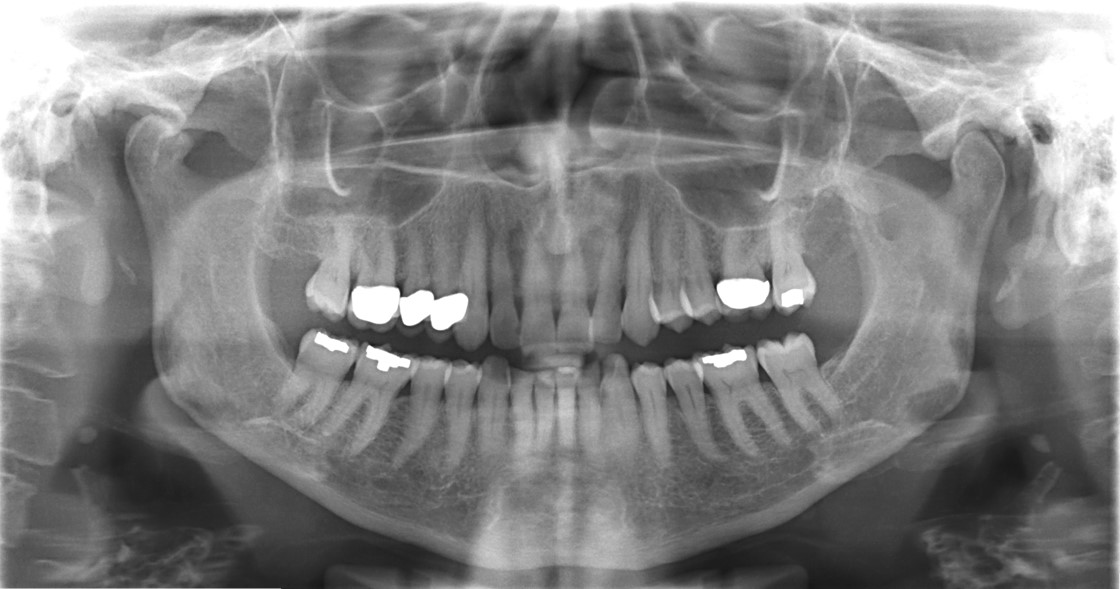
#> input picture data/images/100.jpg, 1120 x 589 px; its folder holds only this picture in this run
$ python click_and_score.py   (older library calls are emulated)
#> lines starting #> are read from the running program, lines starting #| are printed output that depends on the picture

# NOTE ON SCALE:
# ----------------
# These images are JPEG/PNG exports without DICOM calibration metadata.
# That means we cannot recover the true physical centimeters of the anatomy.
#
# In this project, we estimate scale in two steps:
#   1. If the image has a trustworthy DPI in its metadata (e.g. >= 150 DPI),
#      we use it to convert pixels -> inches -> centimeters.
#   2. Otherwise, we assume a typical panoramic sensor width of 26 cm.
#
# The scoring rubric (1–5 for each column) depends on RELATIVE asymmetry
# and deviations, not on exact millimeter precision, so this approximate
# scale is sufficient for the intended use of this tool.
import cv2  # type: ignore
import numpy as np
from pathlib import Path
import csv
from PIL import Image  # add this to your imports


# ===============================
# SCALE CONFIG
# ===============================

DEFAULT_IMAGE_WIDTH_CM = 26.0   # assumed pano width if no trusted DPI
MIN_TRUSTED_DPI = 150           # below this we treat DPI as "screen" / untrusted

# [33 lines left out: function suggest_upper_midline_x, not called in this run]


def estimate_px_per_cm(image_path: Path, img_width_px: int) -> float:
    """
    Estimate how many pixels ≈ 1 cm for this panoramic image.

    Strategy:
    1) Try to read a *trusted* DPI value from the image metadata.
       - Many clinical images are exported at 200–300 DPI or higher.
       - Screen-like DPIs (72, 96) are ignored because they're not true acquisition DPI.
    2) If DPI is trusted, compute cm from: width_inch = pixels / DPI, then cm = inch * 2.54.
    3) If DPI is missing or looks untrusted, fall back to a typical pano width
       (DEFAULT_IMAGE_WIDTH_CM, e.g. 26 cm).

    NOTE:
    With JPEG/PNG exports only (no DICOM, no scale bar), we cannot recover
    exact real-world centimeters. This function provides a consistent
    *approximate* scale that is sufficient for relative scoring.
    """
    width_cm = None

    # Try EXIF DPI first
    try:
        with Image.open(image_path) as pil_img:
            dpi = pil_img.info.get("dpi", None)
            if dpi is not None and dpi[0] >= MIN_TRUSTED_DPI:
                dpi_x = dpi[0]
                width_inch = img_width_px / dpi_x
                width_cm = width_inch * 2.54
    except Exception as e:
        print(f"[INFO] Could not read DPI from {image_path}: {e}")

    # Fallback: assume a typical pano sensor width
    if width_cm is None:
        width_cm = DEFAULT_IMAGE_WIDTH_CM

    return img_width_px / width_cm


# ===============================
# PROJECT PATHS
# ===============================

try:
    PROJECT_ROOT = Path(__file__).resolve().parent
except NameError:
    PROJECT_ROOT = Path.cwd().resolve()

DATA_DIR = PROJECT_ROOT / "data" / "images"
RESULTS_DIR = PROJECT_ROOT / "results" / "overlays"
RESULTS_DIR.mkdir(parents=True, exist_ok=True)
SCORES_CSV = PROJECT_ROOT / "results" / "scores.csv"


# ===============================
# HELPER FUNCTIONS (SCORING)
# ===============================

# [86 lines left out: functions score_bone_balance, score_upper_midline_position, score_upper_lower_alignment, not called in this run]
def suggest_midline_x_in_band(img: np.ndarray,
                              top_frac: float,
                              bottom_frac: float) -> int:
    """
    Generic helper:
      - takes a vertical band [top_frac, bottom_frac] of the image
      - finds the x where left/right halves are most symmetric
    """
    h, w = img.shape[:2]
    gray = cv2.cvtColor(img, cv2.COLOR_BGR2GRAY)
    gray_blur = cv2.GaussianBlur(gray, (9, 9), 0)

    top = int(h * top_frac)
    bottom = int(h * bottom_frac)
    if bottom <= top:
        top = 0
        bottom = h

    band = gray_blur[top:bottom, :]

    center = w // 2
    window = 80
    best_x = center
    best_score = 1e9

    for x in range(center - window, center + window + 1):
        if x <= 0 or x >= w:
            continue

        left = band[:, :x]
        right = band[:, x:]
        right_flipped = cv2.flip(right, 1)

        min_width = min(left.shape[1], right_flipped.shape[1])
        if min_width < 40:
            continue

        left_crop = left[:, :min_width]
        right_crop = right_flipped[:, :min_width]
        diff = np.mean(np.abs(left_crop - right_crop))

        if diff < best_score:
            best_score = diff
            best_x = x

    return int(best_x)


def suggest_lines_and_endpoints(img):
    """
    Heuristic hints for:
      - upper midline x
      - lower midline x
      - left bone endpoint (x, y)
      - right bone endpoint (x, y)

    These are ONLY visual hints, not used in scoring.
    """
    h, w = img.shape[:2]

    # upper midline: band slightly above image center
    upper_x = suggest_midline_x_in_band(img, top_frac=0.25, bottom_frac=0.55)

    # lower midline: band slightly below image center
    lower_x = suggest_midline_x_in_band(img, top_frac=0.50, bottom_frac=0.85)

    # very coarse bone endpoints
    y_bone = int(h * 0.35)
    left_x = int(w * 0.12)
    right_x = int(w * 0.88)

    left_pt = (left_x, y_bone)
    right_pt = (right_x, y_bone)

    return upper_x, lower_x, left_pt, right_pt

# [80 lines of commented-out code are left out]

def click_and_score_image(image_path: Path, debug=True):
    img = cv2.imread(str(image_path))
    if img is None:
        print(f"[!] Could not read {image_path}")
        return None

    h, w = img.shape[:2]

    # Estimate pixel-to-centimeter scale.
    px_per_cm = estimate_px_per_cm(image_path, w)

    if debug:
        print(f"[DEBUG SCALE] img_width_px={w}, px_per_cm={px_per_cm:.3f}")

    # === heuristic hints (upper/lower midlines + bone endpoints) ===
    upper_x_sug, lower_x_sug, bone_left_sug, bone_right_sug = \
        suggest_lines_and_endpoints(img)

    if debug:
        print(f"[HINT] upper_x ≈ {upper_x_sug}, lower_x ≈ {lower_x_sug}, "
              f"bone_left_sug={bone_left_sug}, bone_right_sug={bone_right_sug}")

    window_name = f"Click 4 points: {image_path.name}"
    cv2.namedWindow(window_name, cv2.WINDOW_NORMAL)

    base = img.copy()

    # --- draw static hints on base image ---
    # 1) upper midline hint (blue)
    cv2.line(base, (upper_x_sug, 0), (upper_x_sug, h), (255, 0, 0), 1)
    cv2.putText(base, "1: Hint upper midline",
                (10, 20),
                cv2.FONT_HERSHEY_SIMPLEX, 0.6, (255, 0, 0), 1)

    # 2) lower midline hint (magenta)
    cv2.line(base, (lower_x_sug, 0), (lower_x_sug, h), (255, 0, 255), 1)
    cv2.putText(base, "2: Hint lower midline",
                (10, 40),
                cv2.FONT_HERSHEY_SIMPLEX, 0.6, (255, 0, 255), 1)

    # 3) bone endpoints hints
    cv2.circle(base, bone_left_sug, 6, (0, 0, 255), 1)   # red
    cv2.circle(base, bone_right_sug, 6, (0, 255, 0), 1)  # green
    cv2.putText(base, "3 & 4: Hint bone ends (L/R)",
                (10, 60),
                cv2.FONT_HERSHEY_SIMPLEX, 0.6, (0, 255, 255), 1)

    step_texts = [
        "1) Click UPPER teeth midline",
        "2) Click LOWER teeth midline",
        "3) Click LEFT bone end (image LEFT, PATIENT RIGHT)",
        "4) Click RIGHT bone end (image RIGHT, PATIENT LEFT)",
    ]

    points: list[tuple[int, int]] = []

    def redraw_with_status():
        """
        Redraw image with:
          - static hints
          - current step instructions at bottom
          - already clicked points labeled by type
        """
        disp = base.copy()

        # bottom black bar for instructions
        cv2.rectangle(disp, (0, h - 40), (w, h), (0, 0, 0), -1)
        step_idx = min(len(points), 3)  # 0..3
        msg = f"Next: {step_texts[step_idx]}   [r=reset, q=skip, ESC=quit]"
        cv2.putText(disp, msg,
                    (10, h - 15),
                    cv2.FONT_HERSHEY_SIMPLEX, 0.5, (255, 255, 255), 1)

        # draw clicked points with meaningful labels
        labels = ["UPPER", "LOWER", "BONE L", "BONE R"]
        colors = [(0, 255, 255),  # yellow
                  (255, 255, 0),  # cyan
                  (0, 0, 255),    # red
                  (0, 255, 0)]    # green

        for i, (px, py) in enumerate(points):
            color = colors[i] if i < len(colors) else (0, 0, 255)
            label = labels[i] if i < len(labels) else str(i + 1)
            cv2.circle(disp, (px, py), 6, color, -1)
            cv2.putText(disp, label, (px + 8, py - 8),
                        cv2.FONT_HERSHEY_SIMPLEX, 0.6, color, 2)

        cv2.imshow(window_name, disp)

    # [9 lines left out: function mouse_callback, not called in this run]

    cv2.setMouseCallback(window_name, mouse_callback)

    # initial draw
    redraw_with_status()

    print("\n===========================")
    print(f"Image: {image_path.name}")
    print("Click order (also shown at bottom of the window):")
    for txt in step_texts:
        print("  ", txt)
    print("Keys during clicking:  r = reset  •  q = skip this image  •  ESC = quit application")
    print("After all 4 points:    n / Enter = accept & go to next image")
    print("===========================")

    # ---- 1) CLICK PHASE: collect exactly 4 points or skip/quit ----
    while True:
        key = cv2.waitKey(20) & 0xFF

        if key == ord('r'):
            points = []
            print("[*] Points reset.")
            redraw_with_status()

        elif key == ord('q'):
            print("[*] Skipping this image.")
            cv2.destroyWindow(window_name)
            return None

        elif key == 27:  # ESC
            print("[*] ESC pressed — quitting application.")
            cv2.destroyAllWindows()
            raise SystemExit(0)

        elif len(points) >= 4:
            # we have all 4 points; move to scoring phase
            break

    if len(points) != 4:
        print("[!] Not enough points (need 4). Skipping.")
        cv2.destroyWindow(window_name)
        return None

    upper_mid, lower_mid, bone_left, bone_right = points

    # ---- 2) SCORING PHASE: compute scores & overlay ----
    s2 = score_bone_balance(upper_mid, bone_left, bone_right, px_per_cm,
                            debug=debug)
    s3 = score_upper_midline_position(upper_mid, w, px_per_cm, debug=debug)
    s4 = score_upper_lower_alignment(upper_mid, lower_mid, px_per_cm,
                                     debug=debug)

    print("Scores for", image_path.name)
    print("  Column 2 (bone balance, patient L/R):   ", s2)
    print("  Column 3 (upper mid in center, patient):", s3)
    print("  Column 4 (upper vs lower, patient):     ", s4)

    overlay = img.copy()

    # points
    cv2.circle(overlay, upper_mid, 7, (0, 255, 255), -1)   # yellow
    cv2.circle(overlay, lower_mid, 7, (255, 255, 0), -1)   # cyan
    cv2.circle(overlay, bone_left, 7, (0, 0, 255), -1)     # red
    cv2.circle(overlay, bone_right, 7, (0, 255, 0), -1)    # green

    # midlines
    cv2.line(overlay, (upper_mid[0], 0), (upper_mid[0], h), (0, 255, 255), 1)
    cv2.line(overlay, (lower_mid[0], 0), (lower_mid[0], h), (255, 255, 0), 1)

    # bone arms
    cv2.line(overlay, upper_mid, bone_left, (0, 0, 255), 2)
    cv2.line(overlay, upper_mid, bone_right, (0, 255, 0), 2)

    text = f"C2:{s2}  C3:{s3}  C4:{s4}"
    cv2.putText(overlay, text, (10, 30),
                cv2.FONT_HERSHEY_SIMPLEX, 1.0, (255, 255, 255), 2)

    # bottom bar for post-scoring instructions
    cv2.rectangle(overlay, (0, h - 40), (w, h), (0, 0, 0), -1)
    cv2.putText(overlay, "Scored.  n / Enter = next  •  q = skip  •  ESC = quit",
                (10, h - 15),
                cv2.FONT_HERSHEY_SIMPLEX, 0.5, (255, 255, 255), 1)

    out_path = RESULTS_DIR / f"{image_path.stem}_scored.png"
    cv2.imwrite(str(out_path), overlay)
    print("Saved overlay to:", out_path)

    # show overlay and WAIT for user confirmation
    cv2.imshow(window_name, overlay)

    print("[INFO] Scoring complete. Press:")
    print("       n or Enter  -> accept & go to next image")
    print("       q           -> skip this image (no CSV row)")
    print("       ESC         -> quit the application")

    while True:
        key = cv2.waitKey(0) & 0xFF

        if key in (ord('n'), 13):  # 'n' or Enter
            cv2.destroyWindow(window_name)
            return {
                "image_name": image_path.name,
                "col2": s2,
                "col3": s3,
                "col4": s4,
            }

        elif key == ord('q'):
            print("[*] User chose to skip this image after preview.")
            cv2.destroyWindow(window_name)
            return None

        elif key == 27:  # ESC
            print("[*] ESC pressed — quitting application.")
            cv2.destroyAllWindows()
            raise SystemExit(0)
        # any other key: ignore and continue waiting


def main():
    print("PROJECT_ROOT:", PROJECT_ROOT)
    print("DATA_DIR:", DATA_DIR)
    print("RESULTS_DIR:", RESULTS_DIR)

    images = sorted(
        p for p in DATA_DIR.glob("*")
        if p.suffix.lower() in {".jpg", ".jpeg", ".png"}
    )

    if not images:
        print("[!] No images found in", DATA_DIR)
        return

    print(f"Found {len(images)} images.")
    for i, p in enumerate(images[:10]):
        print(i, "->", p.name)

    # --- prepare CSV dir ---
    SCORES_CSV.parent.mkdir(parents=True, exist_ok=True)
    write_header = not SCORES_CSV.exists()

    writer = None  # we will create it after first valid result

    with open(SCORES_CSV, "a", newline="") as f:
        for img_path in images:
            print(f"\n[MAIN] Now scoring: {img_path.name}")

            try:
                result = click_and_score_image(img_path, debug=True)
#> in click_and_score_image, img is the input picture: shape (589, 1120, 3); min 23, max 255, mean 127.7
#> in estimate_px_per_cm, `dpi = pil_img.info.get("dpi", None)`: dpi = (96, 96)
#| [DEBUG SCALE] img_width_px=1120, px_per_cm=43.077
#> the loop in suggest_midline_x_in_band, `for x in range(center - window, center + window + 1):` made 161 passes
#> (diff, best_score) on pass 1: (123.6, 123.6)
#> pass 1, in suggest_midline_x_in_band, `right_crop = right_flipped[:, :min_width]`:
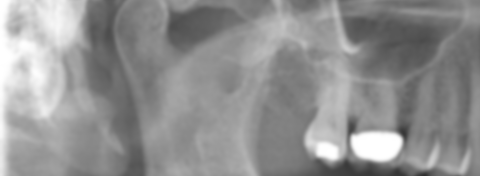
#> right_crop: shape (176, 480); min 47, max 255, mean 145
#> after the loop in suggest_midline_x_in_band, `for x in range(center - window, center + window + 1):`:
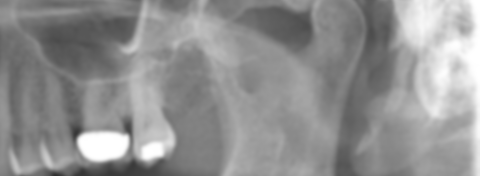
#> right: shape (176, 480); min 47, max 255, mean 145
#> after the loop in suggest_midline_x_in_band, `for x in range(center - window, center + window + 1):`: best_score = 123.6; best_x = 480
#> call 2 of suggest_midline_x_in_band, with top_frac = 0.5, bottom_frac = 0.85
#> in suggest_midline_x_in_band (call 2), `band = gray_blur[top:bottom, :]`:
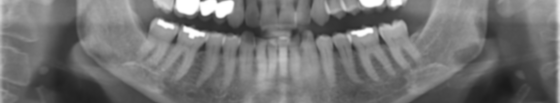
#> band: shape (206, 1120) (shown at 1/2 size); min 26, max 255, mean 114.2
#> the loop in suggest_midline_x_in_band (call 2), `for x in range(center - window, center + window + 1):` made 161 passes
#> (diff, best_score) on pass 1: (105.4, 105.4)
#> pass 1, in suggest_midline_x_in_band (call 2), `right_flipped = cv2.flip(right, 1)`:
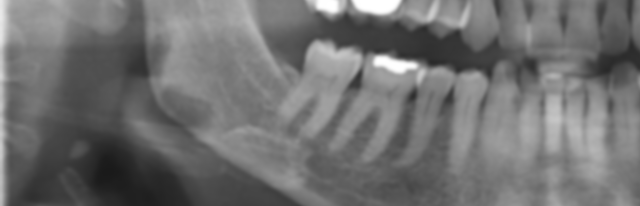
#> right_flipped: shape (206, 640); min 26, max 255, mean 112.4
#> pass 1, in suggest_midline_x_in_band (call 2), `right_crop = right_flipped[:, :min_width]`:
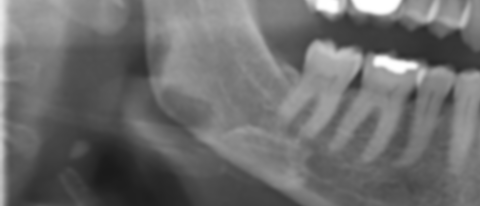
#> right_crop: shape (206, 480); min 26, max 255, mean 109
#> after the loop in suggest_midline_x_in_band (call 2), `for x in range(center - window, center + window + 1):`:
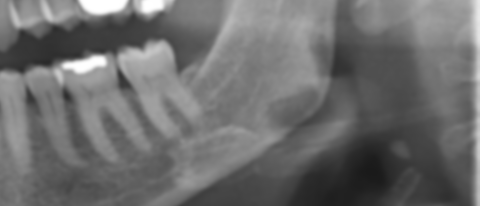
#> right: shape (206, 480); min 26, max 255, mean 109
#> after the loop in suggest_midline_x_in_band (call 2), `for x in range(center - window, center + window + 1):`: best_score = 105.4; best_x = 480
#> in click_and_score_image, `upper_x_sug, lower_x_sug, bone_left_sug, bone_right_sug = \ suggest_li..`: bone_left_sug = (134, 206); bone_right_sug = (985, 206)
#| [HINT] upper_x ≈ 480, lower_x ≈ 480, bone_left_sug=(134, 206), bone_right_sug=(985, 206)
#> in redraw_with_status, `cv2.putText(disp, msg, (10, h - 15), cv2.FONT_HERSHEY_SIMPLEX, 0.5, (2..`:
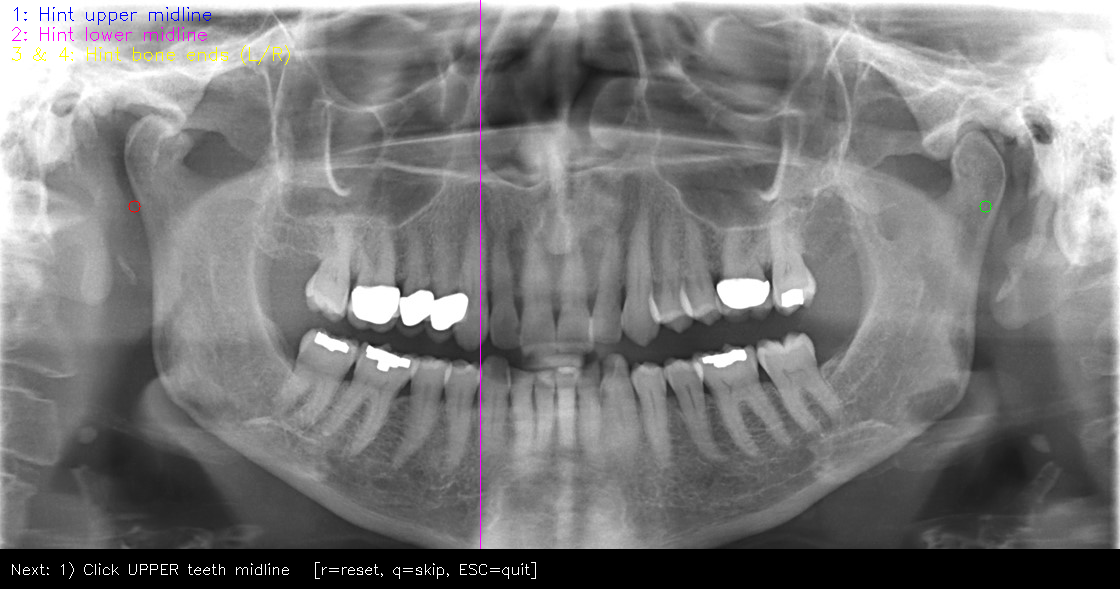
#> disp: shape (589, 1120, 3); mean B, G, R 122.7, 122.4, 122.7
#> (key q is pressed here)
            except SystemExit:
                # ESC pressed inside click_and_score_image
                print("[MAIN] User requested exit. Stopping.")
                break

            # User skipped this image (q either during click or after overlay)
            if result is None:
                continue

            # First valid result: build CSV writer with correct columns
            if writer is None:
                fieldnames = list(result.keys())
                writer = csv.DictWriter(f, fieldnames=fieldnames)
                if write_header:
                    writer.writeheader()

            writer.writerow(result)
            f.flush()
            print(f"[CSV] Wrote row for {result['image_name']}")

    print("Saved scores to:", SCORES_CSV)
    print("\nDone.")

if __name__ == "__main__":
    main()

# NOTE ON SCALE AND THE "1 CM" RULE
# ---------------------------------
# These images are JPEG/PNG exports without DICOM calibration metadata.
# That means we cannot recover the true physical centimeters of the anatomy.
#
# In this project, we estimate scale in two steps:
#   1. If the image has a trustworthy DPI in its metadata (e.g. >= 150 DPI),
#      we use it to convert pixels -> inches -> centimeters.
#   2. Otherwise, we assume a typical panoramic sensor width of 26 cm.
#
# The scoring rubric (1–5 for each column) depends on RELATIVE asymmetry
# and deviations, not on exact millimeter precision. The "1 cm" rule is
# implemented as ~1.2 cm in code to better match visual / Excel labels.
# This approximate scale is sufficient for the intended use of this tool.
